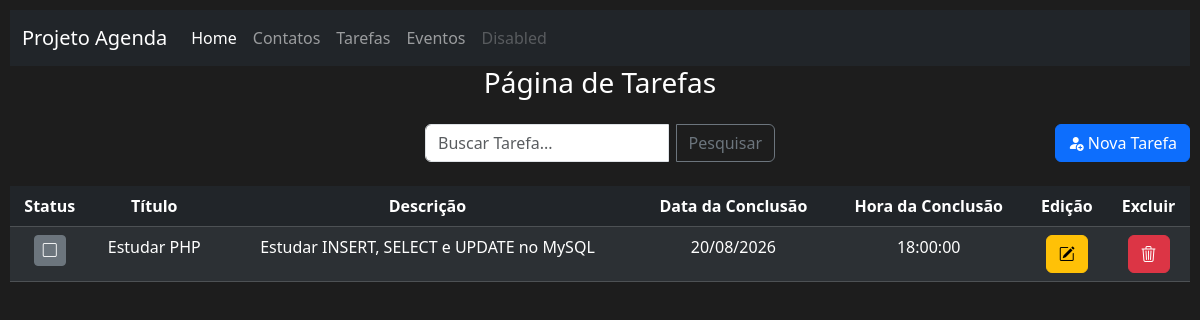
/index.php?menuop=tarefas, run on the app's committed database.
### tables this page shows
CREATE TABLE `tbtarefas` (
  `idTarefa` int(11) NOT NULL,
  `tituloTarefa` varchar(255) NOT NULL,
  `descricaoTarefa` text NOT NULL,
  `dataConclusao` date NOT NULL,
  `horaConclusao` time NOT NULL,
  `dataLembrete` date NOT NULL,
  `horaLembrete` time NOT NULL,
  `recorrenciaTarefa` int(11) NOT NULL,
  `statusTarefa` tinyint(1) NOT NULL
);

### paginas/tarefas/tarefas.php (the view)
<?php
    $txt_pesquisa = (isset($_POST["txt_pesquisa"]))?$_POST["txt_pesquisa"]:"";
?>
<h3>Página de Tarefas</h3>
<div class="d-flex align-items-center justify-content-center position-relative my-4">
    <form class="input-group" style="max-width: 350px;" action="index.php?menuop=tarefas" method="post">
        <input class="form-control me-2" type="text" name="txt_pesquisa" placeholder="Buscar Tarefa...">
        <input class="btn btn-outline-secondary" type="submit" value="Pesquisar">
    </form>
    <div class="position-absolute end-0">
        <a class="btn btn-primary" href="index.php?menuop=cadastrar-tarefa">
            <i class="bi bi-person-fill-add"></i> Nova Tarefa
        </a>
    </div>
</div>
<table  class="table table-dark table-striped">
    <thead>
        <tr>
            <th> Status </th>
            <th> Título </th>
            <th> Descrição </th>
            <th> Data da Conclusão </th>
            <th> Hora da Conclusão </th>
            <th> Edição </th>
            <th> Excluir </th>
        </tr>
    </thead>
    <tbody>
    <?php
    $sql = "SELECT
            idTarefa,
            statusTarefa,
            tituloTarefa,
            descricaoTarefa,
            DATE_FORMAT(dataConclusao, '%d/%m/%Y') AS dataConclusao,
            horaConclusao
            FROM tbtarefas
            WHERE
            tituloTarefa LIKE '%{$txt_pesquisa}%' OR
            descricaoTarefa LIKE '%{$txt_pesquisa}%' OR
            DATE_FORMAT(dataConclusao, '%d/%m/%Y') LIKE '%{$txt_pesquisa}%'
            ORDER BY statusTarefa ,dataConclusao
            ";
    $rs = mysqli_query($conexao, $sql) or die("Erro ao executar consulta!" . mysqli_error($conexao));
    while($dados = mysqli_fetch_assoc($rs)){
    ?>
        <tr>
            <td>
                <a class="btn btn-secondary btn-sm" href="index.php?menuop=concluir-tarefa&idTarefa=<?=$dados["idTarefa"]?>">
                    <?php
                        if($dados['statusTarefa'] == 0){
                            echo '<i class="bi bi-square"></i>';
                        } else {
                            echo '<i class="bi bi-check-square"></i>';
                        }
                    ?>
                </a>
            </td>
            <td> <?=$dados["tituloTarefa"] ?>  </td>
            <td> <?=$dados["descricaoTarefa"] ?>  </td>
            <td> <?=$dados["dataConclusao"] ?>  </td>
            <td> <?=$dados["horaConclusao"] ?>  </td>
            <td> <a class="btn btn-warning" href="index.php?menuop=editar-tarefa&idTarefa=<?=$dados["idTarefa"] ?>"> <i class="bi bi-pencil-square"></i> </a> </td>
            <td> <a class="btn btn-danger" href="index.php?menuop=excluir-tarefa&idTarefa=<?=$dados["idTarefa"] ?>"> <i class="bi bi-trash3"> </i> </a> </td>
        </tr>
    <?php
    }
    ?>
    </tbody>
</table>
<br>

### css/style.css (style rules this page uses)
body { background-color: rgb(29, 29, 29); color: white; text-align: center; padding: 10px; }

### data on the page
tbtarefas: statusTarefa 0 (drawn), tituloTarefa "Estudar PHP", descricaoTarefa "Estudar INSERT, SELECT e UPDATE no MySQL", dataConclusao "20/08/2026", horaConclusao "18:00:00"
